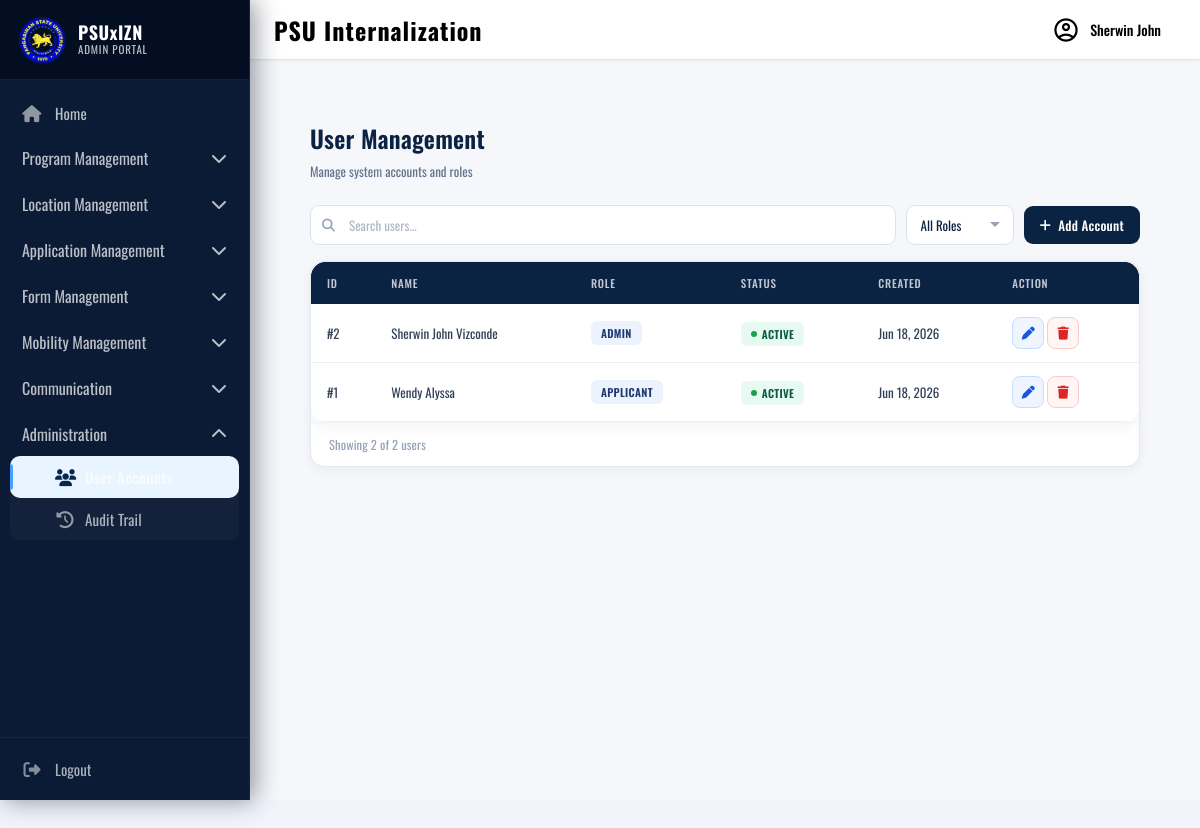
Page /admin/dashboard.php?page=users (signed in) on the committed database.
### tables this page shows
CREATE TABLE users (
    id INT AUTO_INCREMENT PRIMARY KEY,
    first_name VARCHAR(100) NOT NULL,
    middle_name VARCHAR(100) DEFAULT NULL,
    last_name VARCHAR(100) NOT NULL,
    extension_name VARCHAR(50) DEFAULT NULL,
    birthdate DATE DEFAULT NULL,
    program VARCHAR(150) DEFAULT NULL,
    email VARCHAR(150) UNIQUE NOT NULL,
    contact VARCHAR(20) DEFAULT NULL,
    user_role ENUM('admin','user','applicant') DEFAULT 'applicant',
    status ENUM('active','inactive') DEFAULT 'active',
    password_hash VARCHAR(255) NOT NULL,
    created_at TIMESTAMP DEFAULT CURRENT_TIMESTAMP
);

### admin/users.php (the view, shortened to what this page needs)
<?php
$pdo = db();
function h($str): string {
    return htmlspecialchars((string) $str, ENT_QUOTES, 'UTF-8');
}
$page       = max(1, (int) ($_GET['p'] ?? 1));
$limit      = 10;
$offset     = ($page - 1) * $limit;
$totalUsers = (int) $pdo->query("SELECT COUNT(*) FROM users")->fetchColumn();
$stmt = $pdo->prepare("
    SELECT id, first_name, last_name, extension_name,
           user_role, status, created_at
    FROM users
    ORDER BY id DESC
    LIMIT $limit OFFSET $offset
");
$stmt->execute();
$users = $stmt->fetchAll(PDO::FETCH_ASSOC);
?>
<link rel="stylesheet" href="../asset/css/users.css">
<link rel="stylesheet" href="https://cdnjs.cloudflare.com/ajax/libs/font-awesome/6.5.2/css/all.min.css">
<div class="content">
    <div class="page-header">
        <h2>User Management</h2>
        <p>Manage system accounts and roles</p>
    </div>
    <div class="toolbar">
        <div class="search-wrap">
            <input type="text" id="searchInput" placeholder="Search users...">
        </div>
        <select class="filter-select" id="roleFilter">
            <option value="">All Roles</option>
        </select>
        <button class="create-btn" id="openModalBtn">
            <i class="fa fa-plus"></i> Add Account
        </button>
    </div>
    <div class="table-card">
        <table>
            <thead>
                <tr>
                    <th>ID</th>
                    <th>Name</th>
                    <th>Role</th>
                    <th>Status</th>
                    <th>Created</th>
                    <th>Action</th>
                </tr>
            </thead>
            <tbody id="tableBody">
            <?php if (!empty($users)): ?>
                <?php foreach ($users as $u): ?>
                    <?php
                        $fullname = trim(
                            $u['first_name'] . ' ' . $u['last_name'] .
                            (!empty($u['extension_name']) ? ' ' . $u['extension_name'] : '')
                        );
                        $role   = strtolower($u['user_role']);
                        $status = strtolower($u['status']);
                    ?>
                    <tr data-name="<?= h(strtolower($fullname)) ?>"
                        data-role="<?= h($role) ?>">
                        <td>#<?= h($u['id']) ?></td>
                        <td><?= h($fullname) ?></td>
                        <td>
                            <span class="badge"><?= h(ucwords($u['user_role'])) ?></span>
                        </td>
                        <td>
                            <span class="status-badge status-<?= h($status) ?>">
                                <?= h(ucfirst($u['status'])) ?>
                            </span>
                        </td>
                        <td><?= date('M d, Y', strtotime($u['created_at'])) ?></td>
                        <td>
                            <a href="?page=users&edit_id=<?= $u['id'] ?>"
                               class="action-btn edit-btn"
                               title="Edit user">
                                <i class="fa fa-pen"></i>
                            </a>
                            <form method="POST" style="display:inline;"
                                  onsubmit="return confirm('Delete this user?')">
                                <button type="submit" class="action-btn delete-btn">
                                    <i class="fa fa-trash"></i>
                                </button>
                            </form>
                        </td>
                    </tr>
                <?php endforeach; ?>
            <?php else: ?>
                <tr><td colspan="6">No users found</td></tr>
            <?php endif; ?>
            </tbody>
        </table>
        <div class="pagination">
            Showing <?= count($users) ?> of <?= $totalUsers ?> users
        </div>
    </div>
</div>

### asset/css/dashboard.css (style rules this page uses)
*, *::before, *::after { margin: 0; padding: 0; box-sizing: border-box; }
:root { --navy-950: #040e22; --navy-900: #071530; --navy-800: #08254d; --navy-700: #0d3366; --navy-600: #1a3f75; --navy-500: #1e4d8c; --sidebar-bg: #0b1a35; --sidebar-header: #0d1f3c; --sidebar-item-hover-bg: #f0f8ff; --sidebar-item-hover-txt: #0b1a35; --sidebar-active-bg: #e8f4ff; --sidebar-active-txt: #08254d; --accent: #4a9eff; --accent-glow: rgba(74, 158, 255, 0.15); --topbar-bg: #ffffff; --page-bg: #f2f5fb; --text-primary: #0b2343; --text-muted: #6b7c99; --border-light: #dce5f0; --sidebar-width: 250px; --sidebar-collapsed: 72px; --topbar-height: 60px; --radius-sm: 6px; --radius-md: 10px; --radius-lg: 16px; --transition: 0.28s cubic-bezier(0.4, 0, 0.2, 1); }
body { font-family: 'Oswald', sans-serif; background: var(--page-bg); color: var(--text-primary); min-height: 100vh; -webkit-font-smoothing: antialiased; }
.page-header { margin-bottom: 24px; }
.page-header p { font-size: 14px; color: var(--text-muted); margin-top: 4px; }
table { width:100%; border-collapse:collapse; background:white; border-radius:15px; overflow:hidden; box-shadow:0 5px 15px rgba(0,0,0,.05); }
th { background:#0B2343; color:white; padding:15px; }
td { padding:15px; border-bottom:1px solid #eee; }
.page-header p { color:#7a8799; }

### rows in the picture
users: id "2", fullname "Sherwin John Vizconde", user_role "ADMIN", status "ACTIVE", created_at "Jun 18, 2026"
users: id "1", first_name "Wendy Alyssa", user_role "APPLICANT", status "ACTIVE", created_at "Jun 18, 2026"

### other values in the picture
$menu['label'] "Program Management"
$menu['label'] "Location Management"
$menu['label'] "Application Management"
$menu['label'] "Form Management"
$menu['label'] "Mobility Management"
$menu['label'] "Communication"
$menu['label'] "Administration"
$item['label'] "Audit Trail"
$firstName "Sherwin John"
count($users) "2"
$totalUsers "2"
